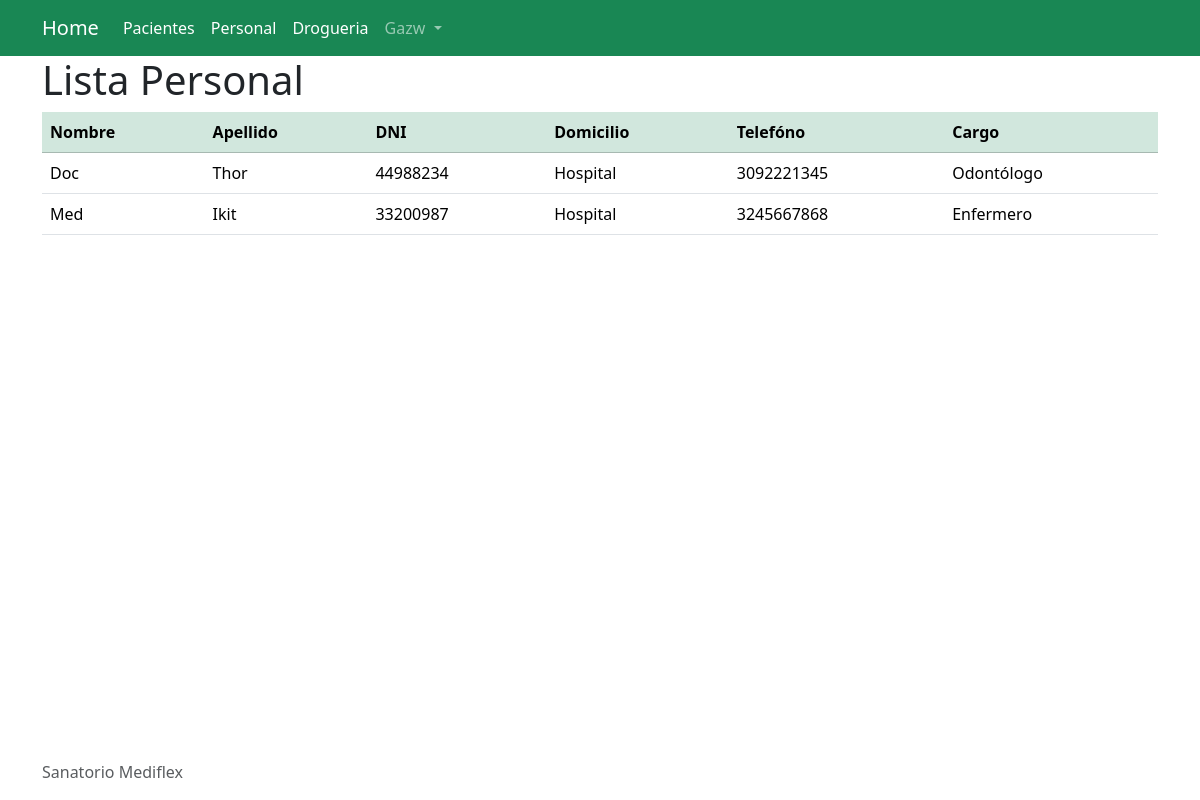
The page /gestion_internaciones/personal/ (signed in) on the database its author committed.
### gestion_internaciones/models.py (models this page shows)
class Personal(models.Model):
    nombre_per = models.CharField(max_length=30)
    apellido_per = models.CharField(max_length=15)
    dni_per = models.CharField(max_length=10)
    domicilio_per = models.CharField(max_length=50)
    telefono_per = models.CharField(max_length=12)
    cargo = models.ForeignKey("Cargos",on_delete=models.CASCADE)

class Cargos(models.Model):
    nombre_car = models.CharField(max_length=50)

### gestion_internaciones/views.py (the view)
# urls.py: path('personal/', views.listaPersonal, name='listapersonal'),
def listaPersonal(request):
    personal = Personal.objects.all()
    context={
        'personal': personal
    }
    return render(request, 'listapersonal.html', context)

### gestion_internaciones/templates/listapersonal.html (shortened to what this page needs)
{% extends 'base.html' %}
{% block content %}
    <div>
        <h1>Lista Personal</h1>
        {% if request.user.is_authenticated %}
            <div>
                <table class="table">
                    <tr class="table-success">
                        <th>Nombre</th>
                        <th>Apellido</th>
                        <th>DNI</th>
                        <th>Domicilio</th>
                        <th>Telefóno</th>
                        <th>Cargo</th>
                    </tr>
                    {% for i in personal %}
                    <tr>
                        <td>{{ i.nombre_per }}</td>
                        <td>{{ i.apellido_per }}</td>
                        <td>{{ i.dni_per }}</td>
                        <td>{{ i.domicilio_per }}</td>
                        <td>{{ i.telefono_per }}</td>
                        <td>{{ i.cargo.nombre_car }}</td>
                    </tr>
                    {% endfor %}
                </table>
            </div>
        {% endif %}
    </div>
{% endblock %}

### gestion_internaciones/templates/partials/navbar.html (shortened to what this page needs)
<nav class="navbar navbar-expand-lg bg-success" data-bs-theme="dark">
    <div class="container">
        <a class="navbar-brand" href="{% url 'home' %}">Home</a>
        <div class="collapse navbar-collapse" id="navbarSupportedContent">
            <ul class="navbar-nav me-auto mb-2 mb-lg-0">
            {% if request.user.is_authenticated %}
              <li class="nav-item">
                <a class="nav-link active" aria-current="page" href="{% url 'listapacientes' %}">Pacientes</a>
              </li>
              <li class="nav-item">
                <a class="nav-link active" aria-current="page" href="{% url 'listapersonal' %}">Personal</a>
              </li>
              <li class="nav-item">
                <a class="nav-link active" aria-current="page" href="{% url 'listadrogueria' %}">Drogueria</a>
              </li>
              <li class="nav-item dropdown">
                <a
                    class="nav-link dropdown-toggle"
                    href="#"
                    role="button"
                    data-bs-toggle="dropdown"
                    aria-expanded="false"
                >
                    {{ user.username | capfirst }}
                </a>
            </li>
            {% endif %}
            </ul>
          </div>
    </div>
</nav>

### rows shown on the page
Personal: nombre_per "Doc", apellido_per "Thor", dni_per "44988234", domicilio_per "Hospital", telefono_per "3092221345", cargo.nombre_car "Odontólogo"
Personal: nombre_per "Med", apellido_per "Ikit", dni_per "33200987", domicilio_per "Hospital", telefono_per "3245667868", cargo.nombre_car "Enfermero"

### other values the page prints
{{ user.username | capfirst }} "Gazw"
